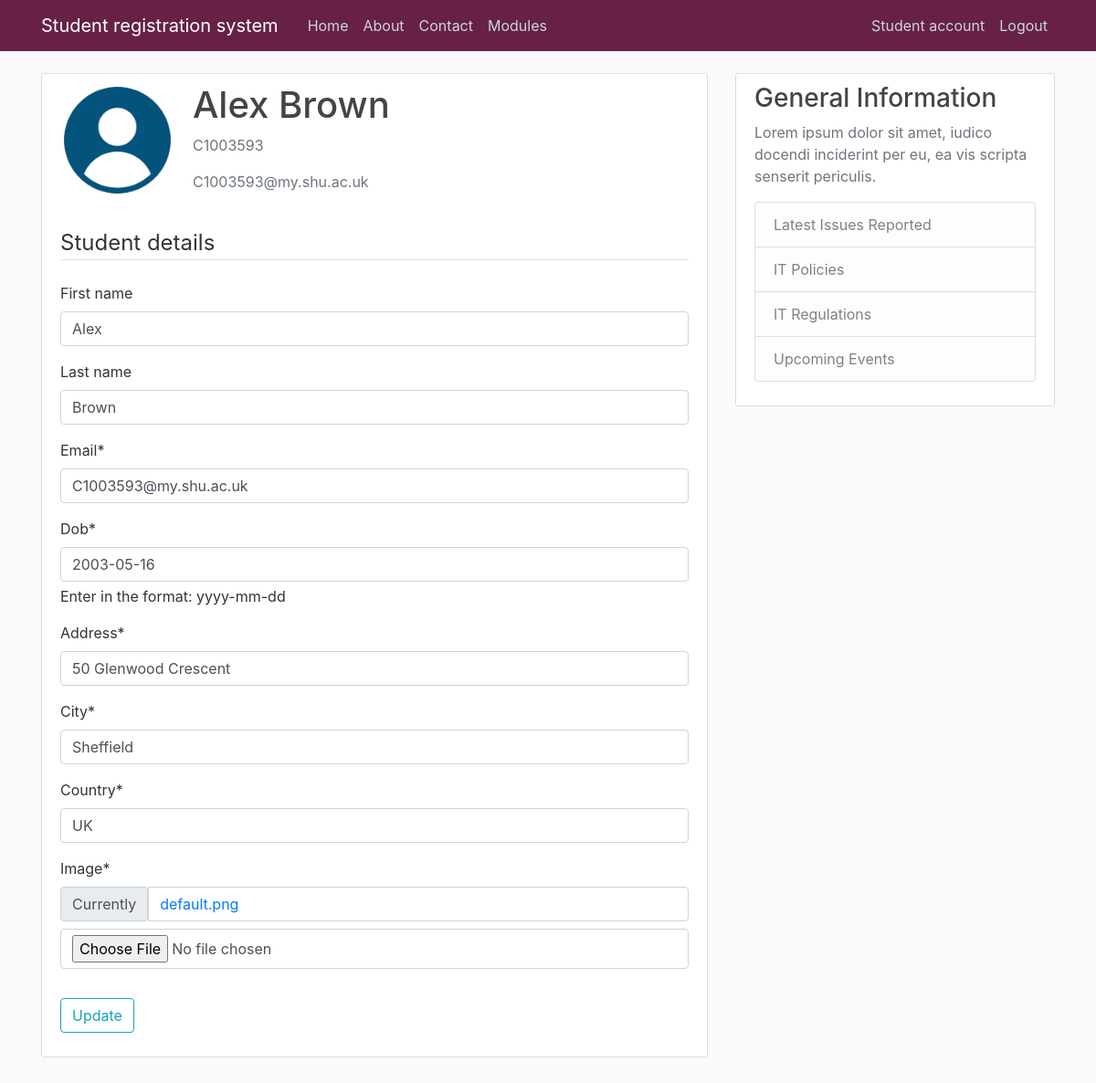
Page /studentAccount (signed in) on the committed database.
### users/models.py (models this page shows)
class studentAccount(models.Model):
    user = models.OneToOneField(User, null = True, on_delete= models.CASCADE)
    DOB = models.DateField(null = True)
    Address = models.CharField(max_length=30, null = True)
    City = models.CharField(max_length=20, null = True)
    Country = models.CharField(max_length=20, null = True)
    image = models.ImageField(default = 'default.png', upload_to= 'profile_pics')
    def __str__(self):
        return f'{self.user.first_name} {self.user.last_name}'

### users/views.py (the view)
# urls.py: path('studentAccount', user_views.studentAccount, name = 'studentAccount')
@login_required
def studentAccount(request):
    if request.method == 'POST':
        u_form = UserUpdateForm(request.POST, instance = request.user)
        p_form = studentAccountUpdateForm(request.POST, request.FILES, instance = request.user.studentaccount)
        u_form.save()
        p_form.save()
        messages.success(request, 'Your account has been successfully updated')
        return redirect('studentAccount')
    else:
        u_form = UserUpdateForm(instance = request.user)
        p_form = studentAccountUpdateForm(instance = request.user.studentaccount)
        context = {'u_form': u_form, 'p_form': p_form, 'title': 'Student Account'}
        return render(request, 'users/studentAccount.html', context)

### users/forms.py
class UserUpdateForm(forms.ModelForm):
    email = forms.EmailField()
    class Meta:
        model = User
        fields = ['first_name','last_name','email']

class studentAccountUpdateForm(forms.ModelForm):
    DOB = forms.DateField(help_text = 'Enter in the format: yyyy-mm-dd')
    class Meta:
        model = studentAccount
        fields = ['DOB', 'Address', 'City', 'Country','image']

### users/templates/users/studentAccount.html (shortened to what this page needs)
{% extends "ModuleRegistrationSystem/base.html" %}
{% load crispy_forms_tags %}
{% block content %}
<div class="content-section">
    <div class="media">
    <p><img class="rounded-circle account-img" src="{{user.studentaccount.image.url}}"></p>
        <div class="media-body">
            <h2 class="account-heading">{{user.studentaccount}}</h2>
            <p class="text-secondary">{{user.username}}</p>
            <p class="text-secondary">{{user.email}}</p>
        </div>
    </div>
    <form method="POST" enctype="multipart/form-data">
        <fieldset class="form-group">
            <legend class="border-bottom mb-4">Student details</legend>
            {{ u_form | crispy }}
            {{ p_form | crispy }}
        </fieldset>
        <div class="form-group">
            <button class="btn btn-outline-info" type="submit">Update</button>
        </div>
    </form>
</div>
{% endblock content %}

### ModuleRegistrationSystem/static/css/styles.css (style rules this page uses)
html { position: relative; min-height: 100%; }
body { background: #fafafa; color: #333333; margin-top: 5rem; margin-bottom: 50px; }
h1, h2, h3, h4, h5, h6 { color: #444444; }
.content-section { background: #ffffff; padding: 10px 20px; border: 1px solid #dddddd; border-radius: 3px; margin-bottom: 20px; }
.account-img { height: 125px; width: 125px; margin-right: 20px; margin-bottom: 16px; }
.account-heading { font-size: 2.5rem; }

### rows in the picture
studentAccount: DOB "2003-05-16", Address "50 Glenwood Crescent", City "Sheffield", Country "UK"

### other values in the picture
{{ user.studentaccount }} "Alex Brown"
{{ user.username }} "C1003593"
{{ user.email }} "C1003593@my.shu.ac.uk"
